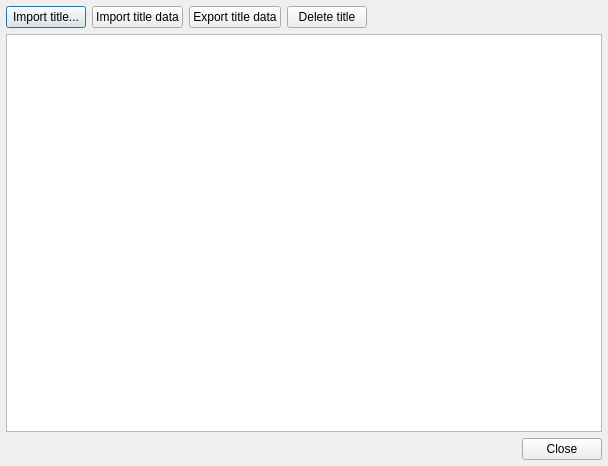
<?xml version="1.0" encoding="UTF-8"?>
<ui version="4.0">
 <class>TitleManagerDialog</class>
 <widget class="QDialog" name="TitleManagerDialog">
  <property name="geometry">
   <rect>
    <x>0</x>
    <y>0</y>
    <width>608</width>
    <height>466</height>
   </rect>
  </property>
  <property name="windowTitle">
   <string>DSi title manager - melonDS</string>
  </property>
  <layout class="QVBoxLayout" name="verticalLayout_2">
   <property name="leftMargin">
    <number>6</number>
   </property>
   <property name="topMargin">
    <number>6</number>
   </property>
   <property name="rightMargin">
    <number>6</number>
   </property>
   <property name="bottomMargin">
    <number>6</number>
   </property>
   <item>
    <layout class="QHBoxLayout" name="horizontalLayout">
     <item>
      <widget class="QPushButton" name="btnImportTitle">
       <property name="whatsThis">
        <string>&lt;html&gt;&lt;head/&gt;&lt;body&gt;&lt;p&gt;Import a DSiware title to your emulated DSi system.&lt;/p&gt;&lt;/body&gt;&lt;/html&gt;</string>
       </property>
       <property name="text">
        <string>Import title...</string>
       </property>
      </widget>
     </item>
     <item>
      <widget class="QPushButton" name="btnImportTitleData">
       <property name="whatsThis">
        <string>&lt;html&gt;&lt;head/&gt;&lt;body&gt;&lt;p&gt;Import data (save, banner...) for the selected title.&lt;/p&gt;&lt;/body&gt;&lt;/html&gt;</string>
       </property>
       <property name="text">
        <string>Import title data</string>
       </property>
      </widget>
     </item>
     <item>
      <widget class="QPushButton" name="btnExportTitleData">
       <property name="whatsThis">
        <string>&lt;html&gt;&lt;head/&gt;&lt;body&gt;&lt;p&gt;Export the data (save, banner...) associated with the selected title.&lt;/p&gt;&lt;/body&gt;&lt;/html&gt;</string>
       </property>
       <property name="text">
        <string>Export title data</string>
       </property>
      </widget>
     </item>
     <item>
      <widget class="QPushButton" name="btnDeleteTitle">
       <property name="whatsThis">
        <string>&lt;html&gt;&lt;head/&gt;&lt;body&gt;&lt;p&gt;Permanently delete the selected title and its associated data from your emulated DSi.&lt;/p&gt;&lt;/body&gt;&lt;/html&gt;</string>
       </property>
       <property name="text">
        <string>Delete title</string>
       </property>
      </widget>
     </item>
     <item>
      <spacer name="horizontalSpacer">
       <property name="orientation">
        <enum>Qt::Horizontal</enum>
       </property>
       <property name="sizeHint" stdset="0">
        <size>
         <width>40</width>
         <height>20</height>
        </size>
       </property>
      </spacer>
     </item>
    </layout>
   </item>
   <item>
    <widget class="QListWidget" name="lstTitleList"/>
   </item>
   <item>
    <widget class="QDialogButtonBox" name="buttonBox">
     <property name="standardButtons">
      <set>QDialogButtonBox::Close</set>
     </property>
    </widget>
   </item>
  </layout>
 </widget>
 <resources/>
 <connections>
  <connection>
   <sender>buttonBox</sender>
   <signal>accepted()</signal>
   <receiver>TitleManagerDialog</receiver>
   <slot>accept()</slot>
   <hints>
    <hint type="sourcelabel">
     <x>303</x>
     <y>448</y>
    </hint>
    <hint type="destinationlabel">
     <x>303</x>
     <y>232</y>
    </hint>
   </hints>
  </connection>
  <connection>
   <sender>buttonBox</sender>
   <signal>rejected()</signal>
   <receiver>TitleManagerDialog</receiver>
   <slot>reject()</slot>
   <hints>
    <hint type="sourcelabel">
     <x>303</x>
     <y>448</y>
    </hint>
    <hint type="destinationlabel">
     <x>303</x>
     <y>232</y>
    </hint>
   </hints>
  </connection>
 </connections>
</ui>
